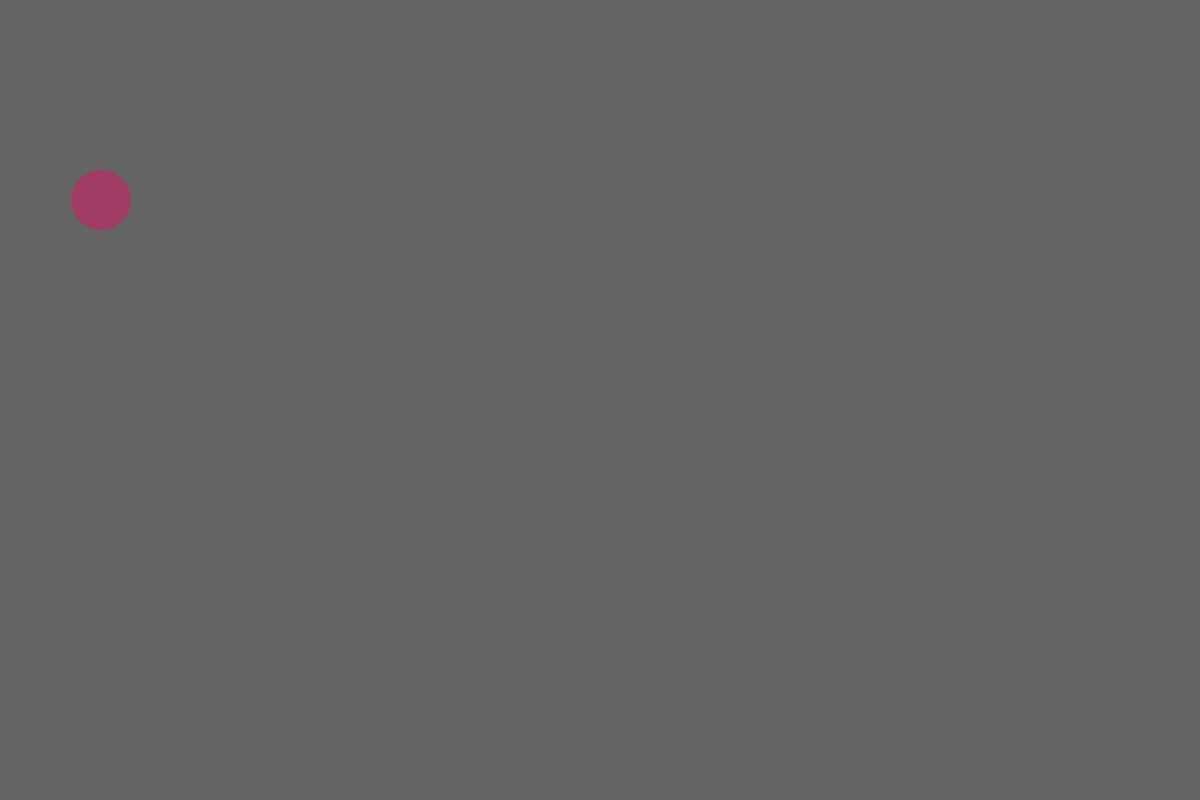
Frame 1 (no input)
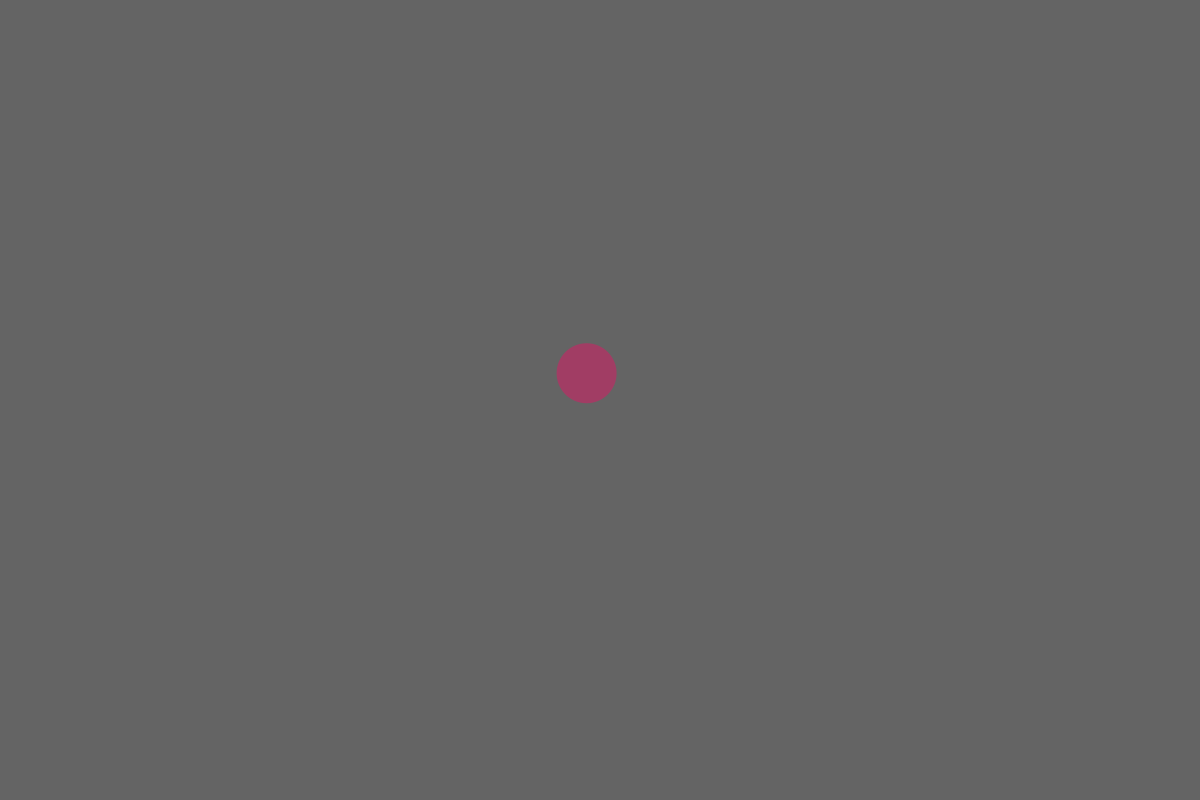
Frame 60 (the mouse pressed at the canvas centre just before this capture)
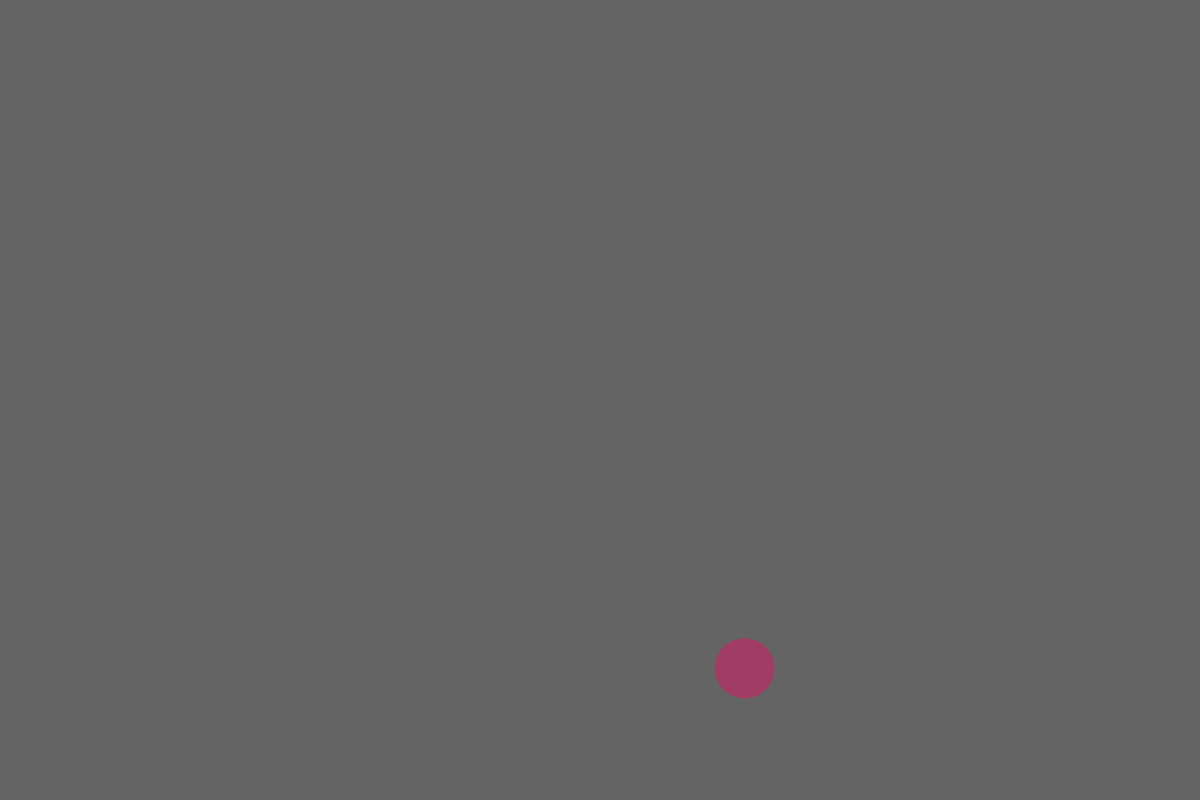
Frame 120 (the mouse held since frame 60 and released just before this capture)

The Processing sketch that drew these frames (run headless with seeded random() and noise(); from frame 60 on, the mouse is pressed at the canvas centre):

// Processing sketch: vector_example
// ── vector_example.pde
PVector location = new PVector(100,200);
PVector velocity = new PVector(0,0);
PVector acc = new PVector(0,0);
  
void setup()
{
  size(1200,800);
}

void draw()
{
  background(100);
  noStroke();
  fill(color(255,0,100,100));
  
  //acc.x = mouseX;
  //acc.y = mouseY;
  acc.x = random(width);
  acc.y = random(height);
  
  acc.sub(location);
  acc.limit(1);
  velocity.add(acc);
  location.add(velocity);
  
  circle(location.x,location.y,60);
  
  if(location.x < 0) location.x = width;
  if(location.x > width) location.x = 0;
  if(location.y < 0) location.y = height;
  if(location.y > height) location.y = 0;
  velocity.limit(10);
  
}
